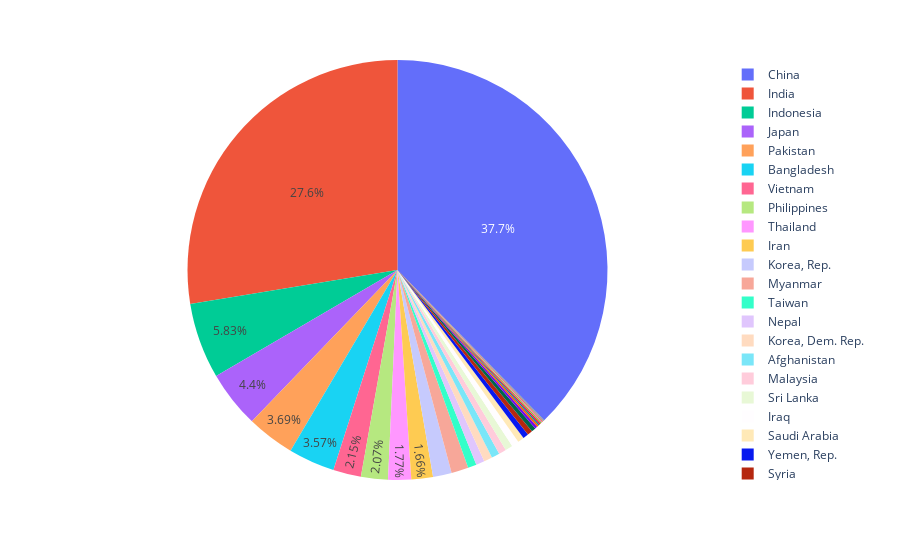

Source (notebook cell):
### Markdown cell above
### Controlling text fontsize with uniformtext
If you want all the text labels to have the same size, you can use the uniformtext layout parameter. The minsize attribute sets the font size, and the mode attribute sets what happens for labels which cannot fit with the desired fontsize: either hide them or show them with overflow. In the example below we also force the text to be inside with textposition, otherwise text labels which do not fit are displayed outside of pie sectors.

### Code cell
df = px.data.gapminder().query("continent == 'Asia'")
fig = px.pie(df, values='pop', names='country')
fig.update_traces(textposition='inside')
fig.update_layout(uniformtext_minsize=12, uniformtext_mode='hide')
fig.show()

### Figure 1 — Plotly figure (JSON) as saved in the notebook; plotly's stock layout.template omitted (floating-point values rounded to 4 significant figures; data arrays with more than 128 entries replaced by an {"elided": "..."} marker saying what was removed)
{"data": [{"domain": {"x": [0, 1], "y": [0, 1]}, "hovertemplate": "country=%{label}<br>pop=%{value}<extra></extra>", "labels": {"elided": "396 str values"}, "legendgroup": "", "name": "", "showlegend": true, "textposition": "inside", "type": "pie", "values": {"elided": "396 int values"}}], "layout": {"legend": {"tracegroupgap": 0}, "margin": {"t": 60}, "uniformtext": {"minsize": 12, "mode": "hide"}}}
